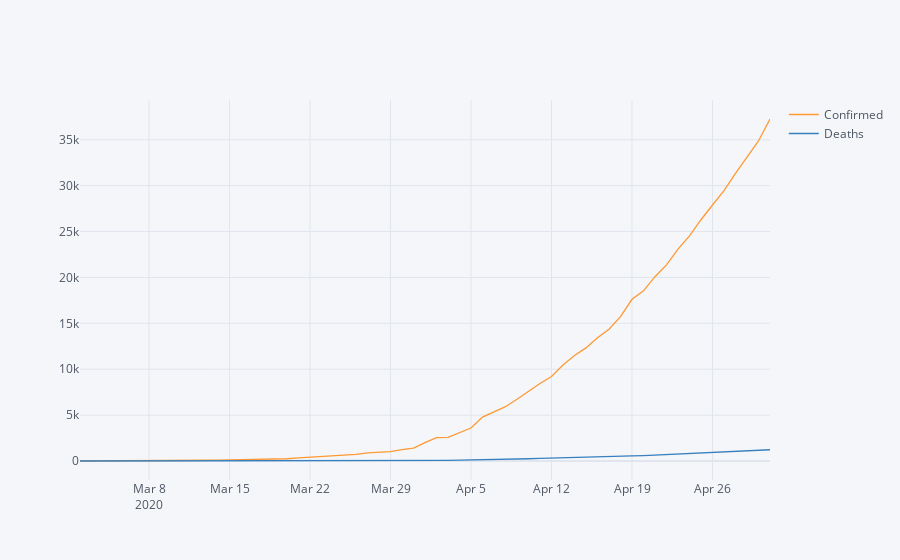

Write notebook code for a chart like this one.
### Code cell
india_covid[40:].iplot(x = 'Date', y = ['Confirmed' , 'Deaths'], kind= 'line')
